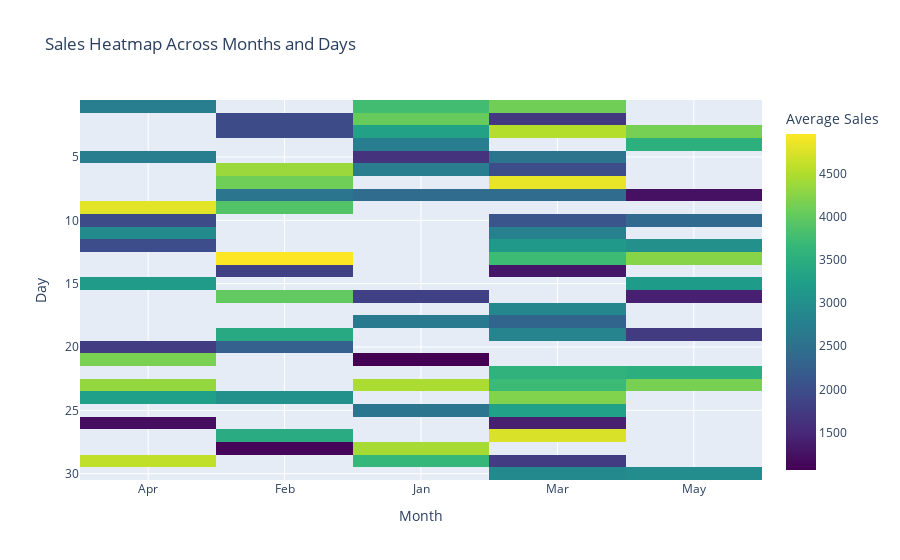

The code cell stored with this chart in its notebook:
### Markdown cell above
3. Using the sales data, generate a heatmap to visualize the variation in sales across different months and
days.np.random.seed(20)
data = {
    'Month': np.random.choice(['Jan', 'Feb', 'Mar', 'Apr', 'May'], 100),
    'Day': np.random.choice(range(1, 31), 100),
    'Sales': np.random.randint(1000, 5000, 100)
}
df = pd.DataFrame(data)

### Code cell
# Seed and data generation
np.random.seed(20)
data = {
    'Month': np.random.choice(['Jan', 'Feb', 'Mar', 'Apr', 'May'], 100),
    'Day': np.random.choice(range(1, 31), 100),
    'Sales': np.random.randint(1000, 5000, 100)
}
df = pd.DataFrame(data)

# Pivot data for heatmap
heatmap_data = df.groupby(['Month', 'Day']).agg({'Sales': 'mean'}).reset_index()
heatmap_pivot = heatmap_data.pivot(index='Day', columns='Month', values='Sales')

# Create the heatmap
fig = px.imshow(heatmap_pivot, color_continuous_scale='Viridis', 
                title='Sales Heatmap Across Months and Days', 
                labels={'color': 'Average Sales'})
fig.update_xaxes(title='Month')
fig.update_yaxes(title='Day')
fig.show()

### Figure 1 — Plotly figure (JSON) as saved in the notebook; plotly's stock layout.template omitted (floating-point values rounded to 4 significant figures; data arrays with more than 128 entries replaced by an {"elided": "..."} marker saying what was removed)
{"data": [{"coloraxis": "coloraxis", "hovertemplate": "Month: %{x}<br>Day: %{y}<br>Average Sales: %{z}<extra></extra>", "name": "0", "type": "heatmap", "x": ["Apr", "Feb", "Jan", "Mar", "May"], "xaxis": "x", "y": [1, 2, 3, 4, 5, 6, 7, 8, 9, 10, 11, 12, 13, 14, 15, 16, 17, 18, 19, 20, 21, 22, 23, 24, 25, 26, 27, 28, 29, 30], "yaxis": "y", "z": {"elided": "30x5 float values"}}], "layout": {"coloraxis": {"colorbar": {"title": {"text": "Average Sales"}}, "colorscale": [[0, "#440154"], [0.1111, "#482878"], [0.2222, "#3e4989"], [0.3333, "#31688e"], [0.4444, "#26828e"], [0.5556, "#1f9e89"], [0.6667, "#35b779"], [0.7778, "#6ece58"], [0.8889, "#b5de2b"], [1, "#fde725"]]}, "title": {"text": "Sales Heatmap Across Months and Days"}, "xaxis": {"anchor": "y", "constrain": "domain", "domain": [0, 1], "scaleanchor": "y", "title": {"text": "Month"}}, "yaxis": {"anchor": "x", "autorange": "reversed", "constrain": "domain", "domain": [0, 1], "title": {"text": "Day"}}}}
